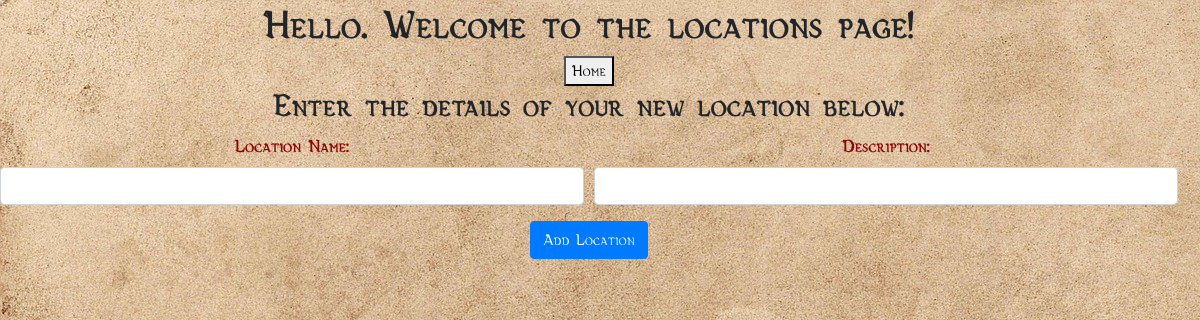
Page /locations.html on the earlier database version.
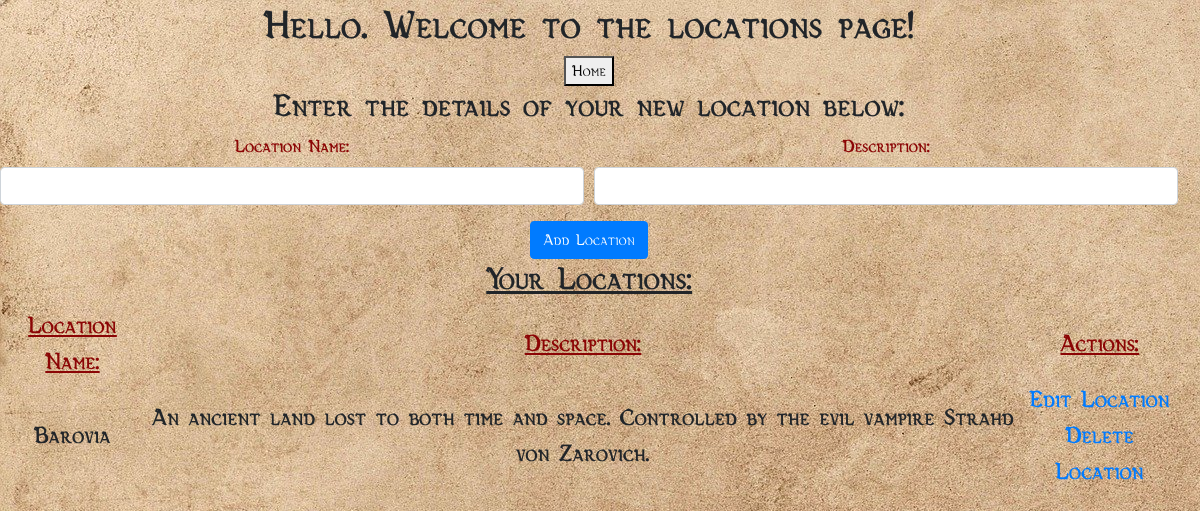
Same page on the later database version.
### app.py (models this page shows, shortened)
class Location(db.Model):
    lID = db.Column(db.Integer, primary_key=True)
    lName = db.Column(db.String(100), nullable=False)# Name of the location.
    lDesc = db.Column(db.String(100000))# Description of the location.

### app.py (the view)
@app.route('/locations.html', methods=['POST', 'GET'])
def locations():
    if request.method == 'POST':
        l_Name = request.form['lName']
        l_Desc = request.form['lDesc']
        new_location = Location(lName=l_Name, lDesc=l_Desc)
        try:
            db.session.add(new_location)
            db.session.commit()
            return redirect('/locations.html')
        except:
            return 'There was an issue adding your location to the database.'
    else:
        locations = Location.query.order_by(Location.lID).all()
        return render_template('locations.html', locations=locations)

### templates/locations.html (shortened to what this page needs)
{% extends 'base.html' %}
{% block content %}
<div class="content">
    <h1>Hello. Welcome to the locations page!</h1>
    <button id="characterDashboardButton" onclick="window.location.href = './dashboard.html';">Home</button>
    <h2>Enter the details of your new location below:</h2>
    <div class="form">
        <form action="locations.html" method="POST">
            <div class="form-row">
                <div class="form-group col-md-6">
                    <label>Location Name: </label>
                    <input type="text" name="lName" class="form-control" id="lName" required>
                </div>
                <div class="form-group col-md-6">
                    <label>Description: </label>
                    <input type="text" name="lDesc" class="form-control" id="lDesc">
                </div>
            </div>
            <button type="submit" class="btn btn-primary">Add Location</button>
        </form>
    </div>
    {% if locations|length >= 1 %}
    <h2 style="text-align: center;"><b><u>Your Locations:</u></b></h2>
    <table>
        <tr>
            <th><b><u>Location Name:</u></b></th>
            <th><b><u>Description:</u></b></th>
            <th><b><u>Actions:</u></b></th>
        </tr>
        {% for location in locations %}
            <tr>
                <td>{{ location.lName }}</td>
                <td>{{ location.lDesc }}</td>
                <td>
                    <a href="/updateLocation/{{location.lID}}">Edit Location</a>
                    <br>
                    <a href="/deleteLocation/{{location.lID}}">Delete Location</a>
                </td>
            </tr>
        {% endfor %}
    </table>
    {% endif %}
</div>
{% endblock %}

### templates/base.html (shortened to what this page needs)
<!DOCTYPE html>
<html lang="en">
    <head>
        <link rel="stylesheet" href="https://stackpath.bootstrapcdn.com/bootstrap/4.4.1/css/bootstrap.min.css">
    </head>
    <body style="background-color:rgb(0, 0, 0); background-image: url(../static/Images/paper-1074131_1920.jpg); background-position: top left; background-repeat: repeat; background-attachment: fixed; font-family: vecna; text-align: center; max-width: 98.2vw;">
        {% block content %}{% endblock %}
    </body>
</html>

### templates/base.html (style rules this page uses)
h1 { font-weight: bold; }
h2 { font-weight: bold; }
label { font-weight: bold; color: rgb(139, 5, 5); font-size: large; }
th { font-weight: bolder; color: rgb(139, 5, 5); font-size: x-large; }
td { font-weight: bold; font-size: x-large; }

Differences in the rows shown:
added Location: lName "Barovia", lDesc "An ancient land lost to both time and space. Controlled by the evil vampire Strahd von Zarovich."
Other differences:
text now shown: "Your Locations: Location Name: Description: Actions:"
